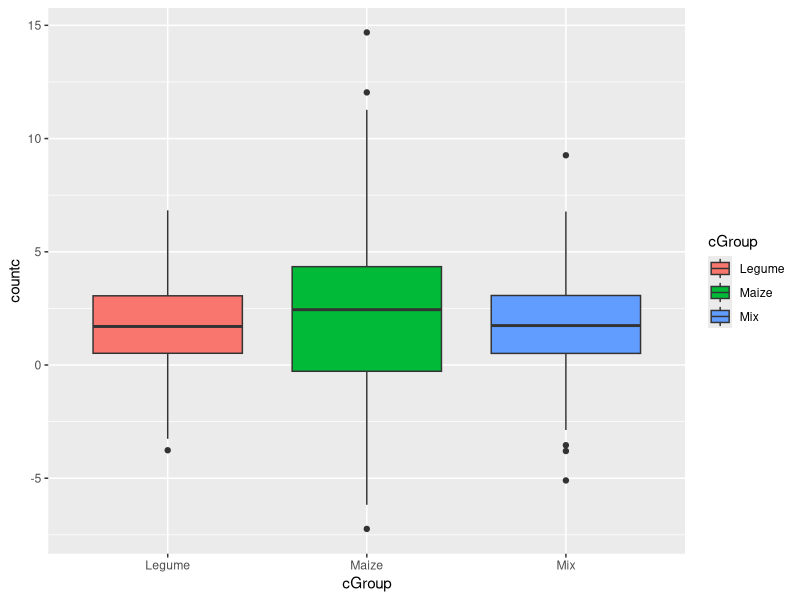
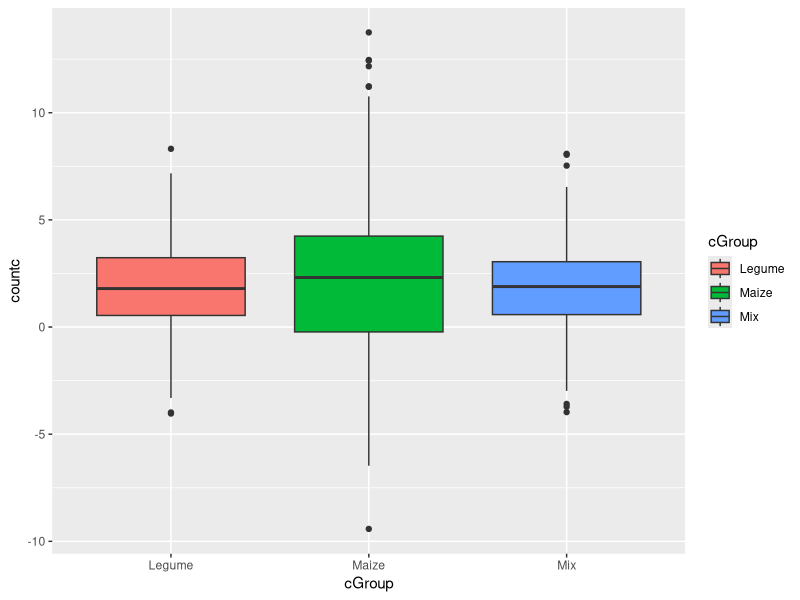
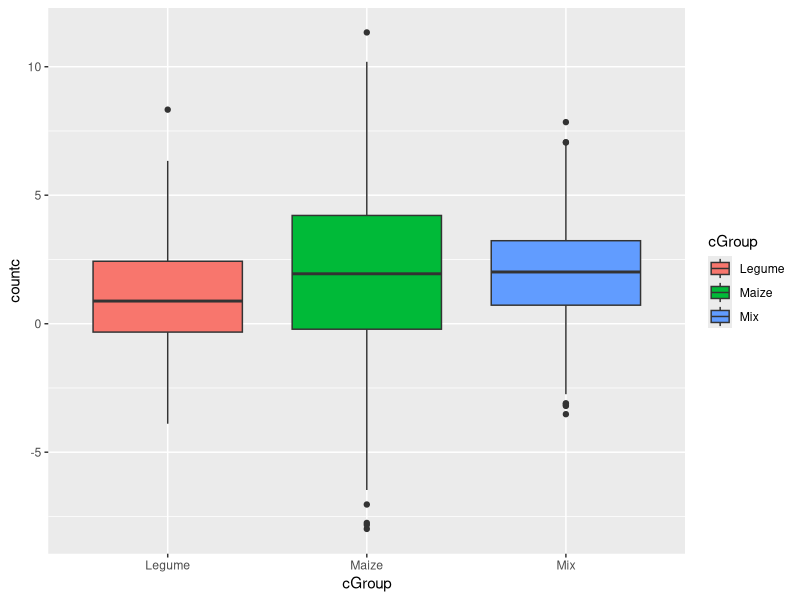

Recreate these plots in R, in order.
## ---- chunk 1
knitr::opts_chunk$set(echo = TRUE)
## ---- chunk 2
# loading packsges
library(ggplot2)
library(MASS)
library(dplyr)

################### true data #############################
z <- read.table("fdata.csv",header=TRUE,sep=",")
str(z)
summary(z)
mean(z$number) # generate the mean number of birds recorded
sum(z$number) # get the sample size
sd(z$number) # get variance of the number of birds
######### subsetting data to get mean values of elements in the charater string
# subsetting bird count in legume fields
aa <- subset(z, crop.type == "Legume", select = "number")
summary(aa)
sum(aa$number) # get the sample size
mean(aa$number)
sd(aa$number)

# subsetting bird count in maize fields
bb <- subset(z, crop.type == "Maize", select = "number")
mean(bb$number)
sd(bb$number)
sum(bb$number)

# substting bird count in mix crop fields
cc <- subset(z, crop.type == "Mixed", select = "number")
sum(z$number) # get the sample size
mean(cc$number)
sd(cc$number)
sum(cc$number)
## ---- chunk 3
nGroup <- 3 # number of treatment groups
nName <- c("Legume","Maize", "Mix") # names of groups
nSize <- c(425,389,672) # number of observations in each group
nMean <- c(1.8,2.0,1.9) # mean of each group
nSD <- c(1.9,3.4,1.9) # standardd deviation of each group

ID <- 1:(sum(nSize))

countc <- c(rnorm(n=nSize[1],mean=nMean[1],sd=nSD[1]),
            rnorm(n=nSize[2],mean=nMean[2],sd=nSD[2]),
            rnorm(n=nSize[3],mean=nMean[3],sd=nSD[3]))
cGroup <- rep(nName,nSize)
Croptype <- data.frame(ID,cGroup,countc)

# performing ANOVA
ANOmodel <- aov(countc~cGroup,data=Croptype)
print(ANOmodel)
print(summary(ANOmodel))

# plotting graph
ANOPlot <- ggplot(data=Croptype,aes(x=cGroup,y=countc,fill=cGroup)) +
  geom_boxplot()
print(ANOPlot)
## ---- chunk 4
nGroup <- 3 # number of treatment groups
nName <- c("Legume","Maize", "Mix") # names of groups
nSize <- c(620,589,672) # number of observations in each group
nMean <- c(1.8,2.0,1.9) # mean of each group
nSD <- c(1.9,3.4,1.9) # standardd deviation of each group

ID <- 1:(sum(nSize))

countc <- c(rnorm(n=nSize[1],mean=nMean[1],sd=nSD[1]),
            rnorm(n=nSize[2],mean=nMean[2],sd=nSD[2]),
            rnorm(n=nSize[3],mean=nMean[3],sd=nSD[3]))
cGroup <- rep(nName,nSize)
Croptype <- data.frame(ID,cGroup,countc)

# performing ANOVA
ANOmodel <- aov(countc~cGroup,data=Croptype)
print(ANOmodel)
print(summary(ANOmodel))

# plotting graph
ANOPlot <- ggplot(data=Croptype,aes(x=cGroup,y=countc,fill=cGroup)) +
  geom_boxplot()
print(ANOPlot)
## ---- chunk 5
nName <- c("Legume","Maize", "Mix") # names of groups
nSize <- c(425,389,672) # number of observations in each group
nMean <- c(1.0,2.0,1.9) # mean of each group
nSD <- c(1.9,3.4,1.9) # standardd deviation of each group

ID <- 1:(sum(nSize))

countc <- c(rnorm(n=nSize[1],mean=nMean[1],sd=nSD[1]),
            rnorm(n=nSize[2],mean=nMean[2],sd=nSD[2]),
            rnorm(n=nSize[3],mean=nMean[3],sd=nSD[3]))
cGroup <- rep(nName,nSize)
Croptype <- data.frame(ID,cGroup,countc)

# performing ANOVA
ANOmodel <- aov(countc~cGroup,data=Croptype)
print(ANOmodel)
print(summary(ANOmodel))

# plotting graph
ANOPlot <- ggplot(data=Croptype,aes(x=cGroup,y=countc,fill=cGroup)) +
  geom_boxplot()
print(ANOPlot)
